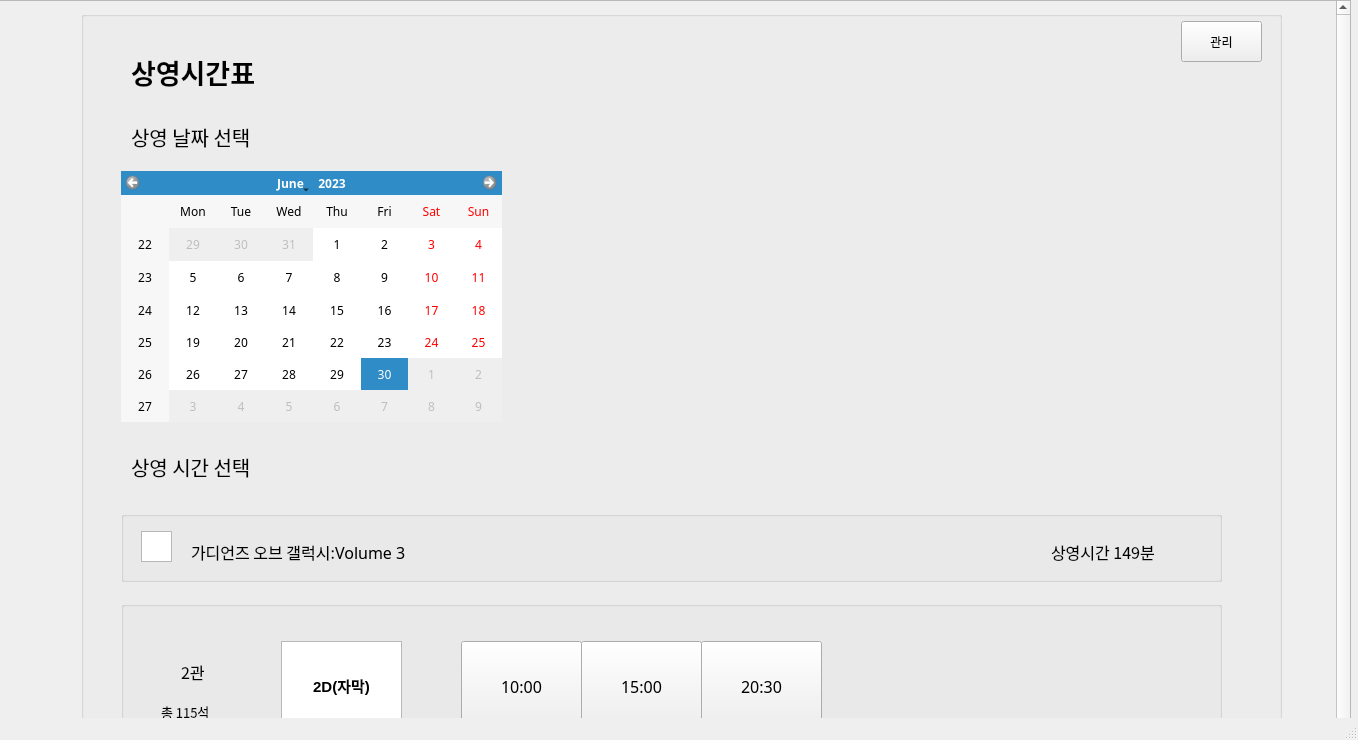
<?xml version="1.0" encoding="UTF-8"?>
<ui version="4.0">
 <class>MainWindow</class>
 <widget class="QMainWindow" name="MainWindow">
  <property name="geometry">
   <rect>
    <x>0</x>
    <y>0</y>
    <width>1358</width>
    <height>740</height>
   </rect>
  </property>
  <property name="windowTitle">
   <string>MainWindow</string>
  </property>
  <widget class="QWidget" name="centralwidget">
   <widget class="QScrollArea" name="scrollArea">
    <property name="geometry">
     <rect>
      <x>-10</x>
      <y>0</y>
      <width>1361</width>
      <height>2461</height>
     </rect>
    </property>
    <property name="verticalScrollBarPolicy">
     <enum>Qt::ScrollBarAlwaysOn</enum>
    </property>
    <property name="sizeAdjustPolicy">
     <enum>QAbstractScrollArea::AdjustToContents</enum>
    </property>
    <property name="widgetResizable">
     <bool>true</bool>
    </property>
    <widget class="QWidget" name="scrollAreaWidgetContents">
     <property name="geometry">
      <rect>
       <x>0</x>
       <y>0</y>
       <width>1338</width>
       <height>2459</height>
      </rect>
     </property>
     <widget class="QGroupBox" name="groupBox">
      <property name="enabled">
       <bool>true</bool>
      </property>
      <property name="geometry">
       <rect>
        <x>90</x>
        <y>10</y>
        <width>1201</width>
        <height>2421</height>
       </rect>
      </property>
      <property name="sizePolicy">
       <sizepolicy hsizetype="Preferred" vsizetype="Expanding">
        <horstretch>0</horstretch>
        <verstretch>0</verstretch>
       </sizepolicy>
      </property>
      <property name="mouseTracking">
       <bool>false</bool>
      </property>
      <property name="acceptDrops">
       <bool>false</bool>
      </property>
      <property name="title">
       <string/>
      </property>
      <widget class="QLabel" name="label">
       <property name="enabled">
        <bool>true</bool>
       </property>
       <property name="geometry">
        <rect>
         <x>50</x>
         <y>40</y>
         <width>171</width>
         <height>41</height>
        </rect>
       </property>
       <property name="font">
        <font>
         <family>한컴산뜻돋움</family>
         <pointsize>20</pointsize>
         <weight>75</weight>
         <bold>true</bold>
        </font>
       </property>
       <property name="text">
        <string>상영시간표</string>
       </property>
      </widget>
      <widget class="QCalendarWidget" name="calendarWidget">
       <property name="geometry">
        <rect>
         <x>40</x>
         <y>160</y>
         <width>381</width>
         <height>251</height>
        </rect>
       </property>
       <property name="font">
        <font>
         <family>한컴산뜻돋움</family>
         <pointsize>9</pointsize>
        </font>
       </property>
       <property name="minimumDate">
        <date>
         <year>2023</year>
         <month>6</month>
         <day>1</day>
        </date>
       </property>
       <property name="maximumDate">
        <date>
         <year>2023</year>
         <month>6</month>
         <day>30</day>
        </date>
       </property>
      </widget>
      <widget class="QLabel" name="label_2">
       <property name="geometry">
        <rect>
         <x>50</x>
         <y>110</y>
         <width>161</width>
         <height>31</height>
        </rect>
       </property>
       <property name="font">
        <font>
         <family>한컴산뜻돋움</family>
         <pointsize>15</pointsize>
         <weight>50</weight>
         <bold>false</bold>
        </font>
       </property>
       <property name="text">
        <string>상영 날짜 선택</string>
       </property>
      </widget>
      <widget class="QLabel" name="label_3">
       <property name="geometry">
        <rect>
         <x>50</x>
         <y>440</y>
         <width>161</width>
         <height>31</height>
        </rect>
       </property>
       <property name="font">
        <font>
         <family>한컴산뜻돋움</family>
         <pointsize>15</pointsize>
         <weight>50</weight>
         <bold>false</bold>
        </font>
       </property>
       <property name="text">
        <string>상영 시간 선택</string>
       </property>
      </widget>
      <widget class="QGroupBox" name="Name_Guardians_of_the_Galaxy3">
       <property name="geometry">
        <rect>
         <x>40</x>
         <y>500</y>
         <width>1101</width>
         <height>71</height>
        </rect>
       </property>
       <property name="title">
        <string/>
       </property>
       <widget class="QLabel" name="label_4">
        <property name="geometry">
         <rect>
          <x>70</x>
          <y>30</y>
          <width>281</width>
          <height>21</height>
         </rect>
        </property>
        <property name="font">
         <font>
          <family>한컴산뜻돋움</family>
          <pointsize>12</pointsize>
         </font>
        </property>
        <property name="text">
         <string>가디언즈 오브 갤럭시:Volume 3</string>
        </property>
       </widget>
       <widget class="QGraphicsView" name="graphicsView">
        <property name="geometry">
         <rect>
          <x>20</x>
          <y>20</y>
          <width>31</width>
          <height>31</height>
         </rect>
        </property>
       </widget>
       <widget class="QLabel" name="label_5">
        <property name="geometry">
         <rect>
          <x>930</x>
          <y>30</y>
          <width>141</width>
          <height>21</height>
         </rect>
        </property>
        <property name="font">
         <font>
          <family>한컴산뜻돋움</family>
          <pointsize>12</pointsize>
         </font>
        </property>
        <property name="text">
         <string>상영시간 149분</string>
        </property>
       </widget>
      </widget>
      <widget class="QGroupBox" name="Name_John_Wick_4">
       <property name="geometry">
        <rect>
         <x>40</x>
         <y>950</y>
         <width>1101</width>
         <height>71</height>
        </rect>
       </property>
       <property name="title">
        <string/>
       </property>
       <widget class="QLabel" name="label_8">
        <property name="geometry">
         <rect>
          <x>70</x>
          <y>30</y>
          <width>281</width>
          <height>21</height>
         </rect>
        </property>
        <property name="font">
         <font>
          <family>한컴산뜻돋움</family>
          <pointsize>12</pointsize>
         </font>
        </property>
        <property name="text">
         <string>존 윅4 </string>
        </property>
       </widget>
       <widget class="QGraphicsView" name="graphicsView_3">
        <property name="geometry">
         <rect>
          <x>20</x>
          <y>20</y>
          <width>31</width>
          <height>31</height>
         </rect>
        </property>
       </widget>
       <widget class="QLabel" name="label_9">
        <property name="geometry">
         <rect>
          <x>930</x>
          <y>30</y>
          <width>141</width>
          <height>21</height>
         </rect>
        </property>
        <property name="font">
         <font>
          <family>한컴산뜻돋움</family>
          <pointsize>12</pointsize>
         </font>
        </property>
        <property name="text">
         <string>상영시간 169분</string>
        </property>
       </widget>
      </widget>
      <widget class="QGroupBox" name="Name_Suzume">
       <property name="geometry">
        <rect>
         <x>40</x>
         <y>1400</y>
         <width>1101</width>
         <height>71</height>
        </rect>
       </property>
       <property name="title">
        <string/>
       </property>
       <widget class="QLabel" name="label_10">
        <property name="geometry">
         <rect>
          <x>70</x>
          <y>30</y>
          <width>281</width>
          <height>21</height>
         </rect>
        </property>
        <property name="font">
         <font>
          <family>한컴산뜻돋움</family>
          <pointsize>12</pointsize>
         </font>
        </property>
        <property name="text">
         <string>(자막) 스즈메의 문단속</string>
        </property>
       </widget>
       <widget class="QGraphicsView" name="graphicsView_4">
        <property name="geometry">
         <rect>
          <x>20</x>
          <y>20</y>
          <width>31</width>
          <height>31</height>
         </rect>
        </property>
       </widget>
       <widget class="QLabel" name="label_11">
        <property name="geometry">
         <rect>
          <x>930</x>
          <y>30</y>
          <width>141</width>
          <height>21</height>
         </rect>
        </property>
        <property name="font">
         <font>
          <family>한컴산뜻돋움</family>
          <pointsize>12</pointsize>
         </font>
        </property>
        <property name="text">
         <string>상영시간 122분</string>
        </property>
       </widget>
      </widget>
      <widget class="QGroupBox" name="Name_Exorcist">
       <property name="geometry">
        <rect>
         <x>40</x>
         <y>1690</y>
         <width>1101</width>
         <height>71</height>
        </rect>
       </property>
       <property name="title">
        <string/>
       </property>
       <widget class="QLabel" name="label_12">
        <property name="geometry">
         <rect>
          <x>70</x>
          <y>30</y>
          <width>281</width>
          <height>21</height>
         </rect>
        </property>
        <property name="font">
         <font>
          <family>한컴산뜻돋움</family>
          <pointsize>12</pointsize>
         </font>
        </property>
        <property name="text">
         <string>엑소시스트: 더 바티칸</string>
        </property>
       </widget>
       <widget class="QGraphicsView" name="graphicsView_5">
        <property name="geometry">
         <rect>
          <x>20</x>
          <y>20</y>
          <width>31</width>
          <height>31</height>
         </rect>
        </property>
       </widget>
       <widget class="QLabel" name="label_13">
        <property name="geometry">
         <rect>
          <x>930</x>
          <y>30</y>
          <width>141</width>
          <height>21</height>
         </rect>
        </property>
        <property name="font">
         <font>
          <family>한컴산뜻돋움</family>
          <pointsize>12</pointsize>
         </font>
        </property>
        <property name="text">
         <string>상영시간 103분</string>
        </property>
       </widget>
      </widget>
      <widget class="QGroupBox" name="Name_Lala_Land">
       <property name="geometry">
        <rect>
         <x>40</x>
         <y>2140</y>
         <width>1101</width>
         <height>71</height>
        </rect>
       </property>
       <property name="title">
        <string/>
       </property>
       <widget class="QLabel" name="label_14">
        <property name="geometry">
         <rect>
          <x>70</x>
          <y>30</y>
          <width>281</width>
          <height>21</height>
         </rect>
        </property>
        <property name="font">
         <font>
          <family>한컴산뜻돋움</family>
          <pointsize>12</pointsize>
         </font>
        </property>
        <property name="text">
         <string>라라랜드</string>
        </property>
       </widget>
       <widget class="QGraphicsView" name="graphicsView_6">
        <property name="geometry">
         <rect>
          <x>20</x>
          <y>20</y>
          <width>31</width>
          <height>31</height>
         </rect>
        </property>
       </widget>
       <widget class="QLabel" name="label_15">
        <property name="geometry">
         <rect>
          <x>930</x>
          <y>30</y>
          <width>141</width>
          <height>21</height>
         </rect>
        </property>
        <property name="font">
         <font>
          <family>한컴산뜻돋움</family>
          <pointsize>12</pointsize>
         </font>
        </property>
        <property name="text">
         <string>상영시간 128분</string>
        </property>
       </widget>
      </widget>
      <widget class="QGroupBox" name="Lala_Land">
       <property name="geometry">
        <rect>
         <x>40</x>
         <y>2230</y>
         <width>1101</width>
         <height>171</height>
        </rect>
       </property>
       <property name="title">
        <string/>
       </property>
       <widget class="QLabel" name="label_22">
        <property name="geometry">
         <rect>
          <x>60</x>
          <y>60</y>
          <width>31</width>
          <height>21</height>
         </rect>
        </property>
        <property name="font">
         <font>
          <family>한컴산뜻돋움</family>
          <pointsize>12</pointsize>
         </font>
        </property>
        <property name="text">
         <string>3관</string>
        </property>
       </widget>
       <widget class="QLabel" name="label_23">
        <property name="geometry">
         <rect>
          <x>40</x>
          <y>100</y>
          <width>71</width>
          <height>21</height>
         </rect>
        </property>
        <property name="font">
         <font>
          <family>한컴산뜻돋움</family>
          <pointsize>10</pointsize>
         </font>
        </property>
        <property name="text">
         <string>총 105석</string>
        </property>
       </widget>
       <widget class="QTextBrowser" name="textBrowser_4">
        <property name="geometry">
         <rect>
          <x>160</x>
          <y>40</y>
          <width>121</width>
          <height>91</height>
         </rect>
        </property>
        <property name="html">
         <string>&lt;!DOCTYPE HTML PUBLIC &quot;-//W3C//DTD HTML 4.0//EN&quot; &quot;http://www.w3.org/TR/REC-html40/strict.dtd&quot;&gt;
&lt;html&gt;&lt;head&gt;&lt;meta name=&quot;qrichtext&quot; content=&quot;1&quot; /&gt;&lt;style type=&quot;text/css&quot;&gt;
p, li { white-space: pre-wrap; }
&lt;/style&gt;&lt;/head&gt;&lt;body style=&quot; font-family:'Gulim'; font-size:9pt; font-weight:400; font-style:normal;&quot;&gt;
&lt;p align=&quot;center&quot; dir='rtl' style=&quot;-qt-paragraph-type:empty; margin-top:0px; margin-bottom:0px; margin-left:0px; margin-right:0px; -qt-block-indent:0; text-indent:0px;&quot;&gt;&lt;br /&gt;&lt;/p&gt;
&lt;p align=&quot;center&quot; dir='rtl' style=&quot;-qt-paragraph-type:empty; margin-top:0px; margin-bottom:0px; margin-left:0px; margin-right:0px; -qt-block-indent:0; text-indent:0px;&quot;&gt;&lt;br /&gt;&lt;/p&gt;
&lt;p align=&quot;center&quot; dir='rtl' style=&quot; margin-top:0px; margin-bottom:0px; margin-left:0px; margin-right:0px; -qt-block-indent:0; text-indent:0px;&quot;&gt;&lt;span style=&quot; font-size:11pt; font-weight:600;&quot;&gt;2D(자막)&lt;/span&gt;&lt;/p&gt;&lt;/body&gt;&lt;/html&gt;</string>
        </property>
       </widget>
       <widget class="QToolButton" name="Time11">
        <property name="geometry">
         <rect>
          <x>330</x>
          <y>40</y>
          <width>121</width>
          <height>91</height>
         </rect>
        </property>
        <property name="font">
         <font>
          <family>한컴산뜻돋움</family>
          <pointsize>12</pointsize>
         </font>
        </property>
        <property name="text">
         <string>09:45</string>
        </property>
       </widget>
       <widget class="QToolButton" name="Time12">
        <property name="geometry">
         <rect>
          <x>450</x>
          <y>40</y>
          <width>121</width>
          <height>91</height>
         </rect>
        </property>
        <property name="font">
         <font>
          <family>한컴산뜻돋움</family>
          <pointsize>12</pointsize>
         </font>
        </property>
        <property name="text">
         <string>20:50</string>
        </property>
       </widget>
      </widget>
      <widget class="QGroupBox" name="Exorcist">
       <property name="geometry">
        <rect>
         <x>40</x>
         <y>1780</y>
         <width>1101</width>
         <height>331</height>
        </rect>
       </property>
       <property name="title">
        <string/>
       </property>
       <widget class="QLabel" name="label_28">
        <property name="geometry">
         <rect>
          <x>60</x>
          <y>60</y>
          <width>31</width>
          <height>21</height>
         </rect>
        </property>
        <property name="font">
         <font>
          <family>한컴산뜻돋움</family>
          <pointsize>12</pointsize>
         </font>
        </property>
        <property name="text">
         <string>1관</string>
        </property>
       </widget>
       <widget class="QLabel" name="label_29">
        <property name="geometry">
         <rect>
          <x>40</x>
          <y>100</y>
          <width>71</width>
          <height>21</height>
         </rect>
        </property>
        <property name="font">
         <font>
          <family>한컴산뜻돋움</family>
          <pointsize>10</pointsize>
         </font>
        </property>
        <property name="text">
         <string>총 137석</string>
        </property>
       </widget>
       <widget class="Line" name="line_3">
        <property name="geometry">
         <rect>
          <x>20</x>
          <y>160</y>
          <width>1051</width>
          <height>16</height>
         </rect>
        </property>
        <property name="orientation">
         <enum>Qt::Horizontal</enum>
        </property>
       </widget>
       <widget class="QLabel" name="label_30">
        <property name="geometry">
         <rect>
          <x>60</x>
          <y>220</y>
          <width>31</width>
          <height>21</height>
         </rect>
        </property>
        <property name="font">
         <font>
          <family>한컴산뜻돋움</family>
          <pointsize>12</pointsize>
         </font>
        </property>
        <property name="text">
         <string>3관</string>
        </property>
       </widget>
       <widget class="QLabel" name="label_31">
        <property name="geometry">
         <rect>
          <x>40</x>
          <y>260</y>
          <width>71</width>
          <height>21</height>
         </rect>
        </property>
        <property name="font">
         <font>
          <family>한컴산뜻돋움</family>
          <pointsize>10</pointsize>
         </font>
        </property>
        <property name="text">
         <string>총 105석</string>
        </property>
       </widget>
       <widget class="QTextBrowser" name="textBrowser_7">
        <property name="geometry">
         <rect>
          <x>160</x>
          <y>40</y>
          <width>121</width>
          <height>91</height>
         </rect>
        </property>
        <property name="html">
         <string>&lt;!DOCTYPE HTML PUBLIC &quot;-//W3C//DTD HTML 4.0//EN&quot; &quot;http://www.w3.org/TR/REC-html40/strict.dtd&quot;&gt;
&lt;html&gt;&lt;head&gt;&lt;meta name=&quot;qrichtext&quot; content=&quot;1&quot; /&gt;&lt;style type=&quot;text/css&quot;&gt;
p, li { white-space: pre-wrap; }
&lt;/style&gt;&lt;/head&gt;&lt;body style=&quot; font-family:'Gulim'; font-size:9pt; font-weight:400; font-style:normal;&quot;&gt;
&lt;p align=&quot;center&quot; dir='rtl' style=&quot;-qt-paragraph-type:empty; margin-top:0px; margin-bottom:0px; margin-left:0px; margin-right:0px; -qt-block-indent:0; text-indent:0px;&quot;&gt;&lt;br /&gt;&lt;/p&gt;
&lt;p align=&quot;center&quot; dir='rtl' style=&quot;-qt-paragraph-type:empty; margin-top:0px; margin-bottom:0px; margin-left:0px; margin-right:0px; -qt-block-indent:0; text-indent:0px;&quot;&gt;&lt;br /&gt;&lt;/p&gt;
&lt;p align=&quot;center&quot; dir='rtl' style=&quot; margin-top:0px; margin-bottom:0px; margin-left:0px; margin-right:0px; -qt-block-indent:0; text-indent:0px;&quot;&gt;&lt;span style=&quot; font-size:11pt; font-weight:600;&quot;&gt;2D(자막)&lt;/span&gt;&lt;/p&gt;&lt;/body&gt;&lt;/html&gt;</string>
        </property>
       </widget>
       <widget class="QTextBrowser" name="textBrowser_8">
        <property name="geometry">
         <rect>
          <x>160</x>
          <y>210</y>
          <width>121</width>
          <height>91</height>
         </rect>
        </property>
        <property name="html">
         <string>&lt;!DOCTYPE HTML PUBLIC &quot;-//W3C//DTD HTML 4.0//EN&quot; &quot;http://www.w3.org/TR/REC-html40/strict.dtd&quot;&gt;
&lt;html&gt;&lt;head&gt;&lt;meta name=&quot;qrichtext&quot; content=&quot;1&quot; /&gt;&lt;style type=&quot;text/css&quot;&gt;
p, li { white-space: pre-wrap; }
&lt;/style&gt;&lt;/head&gt;&lt;body style=&quot; font-family:'Gulim'; font-size:9pt; font-weight:400; font-style:normal;&quot;&gt;
&lt;p align=&quot;center&quot; dir='rtl' style=&quot;-qt-paragraph-type:empty; margin-top:0px; margin-bottom:0px; margin-left:0px; margin-right:0px; -qt-block-indent:0; text-indent:0px;&quot;&gt;&lt;br /&gt;&lt;/p&gt;
&lt;p align=&quot;center&quot; dir='rtl' style=&quot;-qt-paragraph-type:empty; margin-top:0px; margin-bottom:0px; margin-left:0px; margin-right:0px; -qt-block-indent:0; text-indent:0px;&quot;&gt;&lt;br /&gt;&lt;/p&gt;
&lt;p align=&quot;center&quot; dir='rtl' style=&quot; margin-top:0px; margin-bottom:0px; margin-left:0px; margin-right:0px; -qt-block-indent:0; text-indent:0px;&quot;&gt;&lt;span style=&quot; font-size:11pt; font-weight:600;&quot;&gt;2D(자막)&lt;/span&gt;&lt;/p&gt;&lt;/body&gt;&lt;/html&gt;</string>
        </property>
       </widget>
       <widget class="QToolButton" name="Time9">
        <property name="geometry">
         <rect>
          <x>330</x>
          <y>40</y>
          <width>121</width>
          <height>91</height>
         </rect>
        </property>
        <property name="font">
         <font>
          <family>한컴산뜻돋움</family>
          <pointsize>12</pointsize>
         </font>
        </property>
        <property name="text">
         <string>10:05</string>
        </property>
       </widget>
       <widget class="QToolButton" name="Time10">
        <property name="geometry">
         <rect>
          <x>330</x>
          <y>210</y>
          <width>121</width>
          <height>91</height>
         </rect>
        </property>
        <property name="font">
         <font>
          <family>한컴산뜻돋움</family>
          <pointsize>12</pointsize>
         </font>
        </property>
        <property name="text">
         <string>15:40</string>
        </property>
       </widget>
      </widget>
      <widget class="QGroupBox" name="Suzume">
       <property name="geometry">
        <rect>
         <x>40</x>
         <y>1490</y>
         <width>1101</width>
         <height>171</height>
        </rect>
       </property>
       <property name="title">
        <string/>
       </property>
       <widget class="QLabel" name="label_16">
        <property name="geometry">
         <rect>
          <x>60</x>
          <y>60</y>
          <width>31</width>
          <height>21</height>
         </rect>
        </property>
        <property name="font">
         <font>
          <family>한컴산뜻돋움</family>
          <pointsize>12</pointsize>
         </font>
        </property>
        <property name="text">
         <string>2관</string>
        </property>
       </widget>
       <widget class="QLabel" name="label_17">
        <property name="geometry">
         <rect>
          <x>40</x>
          <y>100</y>
          <width>71</width>
          <height>21</height>
         </rect>
        </property>
        <property name="font">
         <font>
          <family>한컴산뜻돋움</family>
          <pointsize>10</pointsize>
         </font>
        </property>
        <property name="text">
         <string>총 115석</string>
        </property>
       </widget>
       <widget class="QTextBrowser" name="textBrowser">
        <property name="geometry">
         <rect>
          <x>160</x>
          <y>40</y>
          <width>121</width>
          <height>91</height>
         </rect>
        </property>
        <property name="html">
         <string>&lt;!DOCTYPE HTML PUBLIC &quot;-//W3C//DTD HTML 4.0//EN&quot; &quot;http://www.w3.org/TR/REC-html40/strict.dtd&quot;&gt;
&lt;html&gt;&lt;head&gt;&lt;meta name=&quot;qrichtext&quot; content=&quot;1&quot; /&gt;&lt;style type=&quot;text/css&quot;&gt;
p, li { white-space: pre-wrap; }
&lt;/style&gt;&lt;/head&gt;&lt;body style=&quot; font-family:'Gulim'; font-size:9pt; font-weight:400; font-style:normal;&quot;&gt;
&lt;p align=&quot;center&quot; dir='rtl' style=&quot;-qt-paragraph-type:empty; margin-top:0px; margin-bottom:0px; margin-left:0px; margin-right:0px; -qt-block-indent:0; text-indent:0px;&quot;&gt;&lt;br /&gt;&lt;/p&gt;
&lt;p align=&quot;center&quot; dir='rtl' style=&quot;-qt-paragraph-type:empty; margin-top:0px; margin-bottom:0px; margin-left:0px; margin-right:0px; -qt-block-indent:0; text-indent:0px;&quot;&gt;&lt;br /&gt;&lt;/p&gt;
&lt;p align=&quot;center&quot; dir='rtl' style=&quot; margin-top:0px; margin-bottom:0px; margin-left:0px; margin-right:0px; -qt-block-indent:0; text-indent:0px;&quot;&gt;&lt;span style=&quot; font-size:11pt; font-weight:600;&quot;&gt;2D(자막)&lt;/span&gt;&lt;/p&gt;&lt;/body&gt;&lt;/html&gt;</string>
        </property>
       </widget>
       <widget class="QToolButton" name="Time8">
        <property name="geometry">
         <rect>
          <x>340</x>
          <y>40</y>
          <width>121</width>
          <height>91</height>
         </rect>
        </property>
        <property name="font">
         <font>
          <family>한컴산뜻돋움</family>
          <pointsize>12</pointsize>
         </font>
        </property>
        <property name="text">
         <string>18:00</string>
        </property>
       </widget>
      </widget>
      <widget class="QGroupBox" name="John_Wick_4">
       <property name="geometry">
        <rect>
         <x>40</x>
         <y>1040</y>
         <width>1101</width>
         <height>331</height>
        </rect>
       </property>
       <property name="title">
        <string/>
       </property>
       <widget class="QLabel" name="label_24">
        <property name="geometry">
         <rect>
          <x>60</x>
          <y>60</y>
          <width>31</width>
          <height>21</height>
         </rect>
        </property>
        <property name="font">
         <font>
          <family>한컴산뜻돋움</family>
          <pointsize>12</pointsize>
         </font>
        </property>
        <property name="text">
         <string>2관</string>
        </property>
       </widget>
       <widget class="QLabel" name="label_25">
        <property name="geometry">
         <rect>
          <x>40</x>
          <y>100</y>
          <width>71</width>
          <height>21</height>
         </rect>
        </property>
        <property name="font">
         <font>
          <family>한컴산뜻돋움</family>
          <pointsize>10</pointsize>
         </font>
        </property>
        <property name="text">
         <string>총 115석</string>
        </property>
       </widget>
       <widget class="Line" name="line_2">
        <property name="geometry">
         <rect>
          <x>30</x>
          <y>160</y>
          <width>1051</width>
          <height>16</height>
         </rect>
        </property>
        <property name="orientation">
         <enum>Qt::Horizontal</enum>
        </property>
       </widget>
       <widget class="QLabel" name="label_26">
        <property name="geometry">
         <rect>
          <x>60</x>
          <y>220</y>
          <width>31</width>
          <height>21</height>
         </rect>
        </property>
        <property name="font">
         <font>
          <family>한컴산뜻돋움</family>
          <pointsize>12</pointsize>
         </font>
        </property>
        <property name="text">
         <string>5관</string>
        </property>
       </widget>
       <widget class="QLabel" name="label_27">
        <property name="geometry">
         <rect>
          <x>40</x>
          <y>260</y>
          <width>71</width>
          <height>21</height>
         </rect>
        </property>
        <property name="font">
         <font>
          <family>한컴산뜻돋움</family>
          <pointsize>10</pointsize>
         </font>
        </property>
        <property name="text">
         <string>총 173석</string>
        </property>
       </widget>
       <widget class="QTextBrowser" name="textBrowser_5">
        <property name="geometry">
         <rect>
          <x>160</x>
          <y>40</y>
          <width>121</width>
          <height>91</height>
         </rect>
        </property>
        <property name="html">
         <string>&lt;!DOCTYPE HTML PUBLIC &quot;-//W3C//DTD HTML 4.0//EN&quot; &quot;http://www.w3.org/TR/REC-html40/strict.dtd&quot;&gt;
&lt;html&gt;&lt;head&gt;&lt;meta name=&quot;qrichtext&quot; content=&quot;1&quot; /&gt;&lt;style type=&quot;text/css&quot;&gt;
p, li { white-space: pre-wrap; }
&lt;/style&gt;&lt;/head&gt;&lt;body style=&quot; font-family:'Gulim'; font-size:9pt; font-weight:400; font-style:normal;&quot;&gt;
&lt;p align=&quot;center&quot; dir='rtl' style=&quot;-qt-paragraph-type:empty; margin-top:0px; margin-bottom:0px; margin-left:0px; margin-right:0px; -qt-block-indent:0; text-indent:0px;&quot;&gt;&lt;br /&gt;&lt;/p&gt;
&lt;p align=&quot;center&quot; dir='rtl' style=&quot;-qt-paragraph-type:empty; margin-top:0px; margin-bottom:0px; margin-left:0px; margin-right:0px; -qt-block-indent:0; text-indent:0px;&quot;&gt;&lt;br /&gt;&lt;/p&gt;
&lt;p align=&quot;center&quot; dir='rtl' style=&quot; margin-top:0px; margin-bottom:0px; margin-left:0px; margin-right:0px; -qt-block-indent:0; text-indent:0px;&quot;&gt;&lt;span style=&quot; font-size:11pt; font-weight:600;&quot;&gt;2D(자막)&lt;/span&gt;&lt;/p&gt;&lt;/body&gt;&lt;/html&gt;</string>
        </property>
       </widget>
       <widget class="QTextBrowser" name="textBrowser_6">
        <property name="geometry">
         <rect>
          <x>160</x>
          <y>200</y>
          <width>121</width>
          <height>91</height>
         </rect>
        </property>
        <property name="html">
         <string>&lt;!DOCTYPE HTML PUBLIC &quot;-//W3C//DTD HTML 4.0//EN&quot; &quot;http://www.w3.org/TR/REC-html40/strict.dtd&quot;&gt;
&lt;html&gt;&lt;head&gt;&lt;meta name=&quot;qrichtext&quot; content=&quot;1&quot; /&gt;&lt;style type=&quot;text/css&quot;&gt;
p, li { white-space: pre-wrap; }
&lt;/style&gt;&lt;/head&gt;&lt;body style=&quot; font-family:'Gulim'; font-size:9pt; font-weight:400; font-style:normal;&quot;&gt;
&lt;p align=&quot;center&quot; dir='rtl' style=&quot;-qt-paragraph-type:empty; margin-top:0px; margin-bottom:0px; margin-left:0px; margin-right:0px; -qt-block-indent:0; text-indent:0px;&quot;&gt;&lt;br /&gt;&lt;/p&gt;
&lt;p align=&quot;center&quot; dir='rtl' style=&quot;-qt-paragraph-type:empty; margin-top:0px; margin-bottom:0px; margin-left:0px; margin-right:0px; -qt-block-indent:0; text-indent:0px;&quot;&gt;&lt;br /&gt;&lt;/p&gt;
&lt;p align=&quot;center&quot; dir='rtl' style=&quot; margin-top:0px; margin-bottom:0px; margin-left:0px; margin-right:0px; -qt-block-indent:0; text-indent:0px;&quot;&gt;&lt;span style=&quot; font-size:11pt; font-weight:600;&quot;&gt;2D(자막)&lt;/span&gt;&lt;/p&gt;&lt;/body&gt;&lt;/html&gt;</string>
        </property>
       </widget>
       <widget class="QToolButton" name="Time6">
        <property name="geometry">
         <rect>
          <x>340</x>
          <y>40</y>
          <width>121</width>
          <height>91</height>
         </rect>
        </property>
        <property name="font">
         <font>
          <family>한컴산뜻돋움</family>
          <pointsize>12</pointsize>
         </font>
        </property>
        <property name="text">
         <string>13:00</string>
        </property>
       </widget>
       <widget class="QToolButton" name="Time7">
        <property name="geometry">
         <rect>
          <x>340</x>
          <y>210</y>
          <width>121</width>
          <height>91</height>
         </rect>
        </property>
        <property name="font">
         <font>
          <family>한컴산뜻돋움</family>
          <pointsize>12</pointsize>
         </font>
        </property>
        <property name="text">
         <string>10:30</string>
        </property>
       </widget>
      </widget>
      <widget class="QGroupBox" name="Guardians_of_the_Galaxy3">
       <property name="geometry">
        <rect>
         <x>40</x>
         <y>590</y>
         <width>1101</width>
         <height>331</height>
        </rect>
       </property>
       <widget class="QLabel" name="label_18">
        <property name="geometry">
         <rect>
          <x>60</x>
          <y>60</y>
          <width>31</width>
          <height>21</height>
         </rect>
        </property>
        <property name="font">
         <font>
          <family>한컴산뜻돋움</family>
          <pointsize>12</pointsize>
         </font>
        </property>
        <property name="text">
         <string>2관</string>
        </property>
       </widget>
       <widget class="QLabel" name="label_19">
        <property name="geometry">
         <rect>
          <x>40</x>
          <y>100</y>
          <width>71</width>
          <height>21</height>
         </rect>
        </property>
        <property name="font">
         <font>
          <family>한컴산뜻돋움</family>
          <pointsize>10</pointsize>
         </font>
        </property>
        <property name="text">
         <string>총 115석</string>
        </property>
       </widget>
       <widget class="Line" name="line">
        <property name="geometry">
         <rect>
          <x>30</x>
          <y>160</y>
          <width>1051</width>
          <height>16</height>
         </rect>
        </property>
        <property name="orientation">
         <enum>Qt::Horizontal</enum>
        </property>
       </widget>
       <widget class="QLabel" name="label_20">
        <property name="geometry">
         <rect>
          <x>60</x>
          <y>210</y>
          <width>31</width>
          <height>21</height>
         </rect>
        </property>
        <property name="font">
         <font>
          <family>한컴산뜻돋움</family>
          <pointsize>12</pointsize>
         </font>
        </property>
        <property name="text">
         <string>3관</string>
        </property>
       </widget>
       <widget class="QLabel" name="label_21">
        <property name="geometry">
         <rect>
          <x>40</x>
          <y>250</y>
          <width>71</width>
          <height>21</height>
         </rect>
        </property>
        <property name="font">
         <font>
          <family>한컴산뜻돋움</family>
          <pointsize>10</pointsize>
         </font>
        </property>
        <property name="text">
         <string>총 105석</string>
        </property>
       </widget>
       <widget class="QTextBrowser" name="textBrowser_2">
        <property name="geometry">
         <rect>
          <x>160</x>
          <y>40</y>
          <width>121</width>
          <height>91</height>
         </rect>
        </property>
        <property name="html">
         <string>&lt;!DOCTYPE HTML PUBLIC &quot;-//W3C//DTD HTML 4.0//EN&quot; &quot;http://www.w3.org/TR/REC-html40/strict.dtd&quot;&gt;
&lt;html&gt;&lt;head&gt;&lt;meta name=&quot;qrichtext&quot; content=&quot;1&quot; /&gt;&lt;style type=&quot;text/css&quot;&gt;
p, li { white-space: pre-wrap; }
&lt;/style&gt;&lt;/head&gt;&lt;body style=&quot; font-family:'Gulim'; font-size:9pt; font-weight:400; font-style:normal;&quot;&gt;
&lt;p align=&quot;center&quot; dir='rtl' style=&quot;-qt-paragraph-type:empty; margin-top:0px; margin-bottom:0px; margin-left:0px; margin-right:0px; -qt-block-indent:0; text-indent:0px;&quot;&gt;&lt;br /&gt;&lt;/p&gt;
&lt;p align=&quot;center&quot; dir='rtl' style=&quot;-qt-paragraph-type:empty; margin-top:0px; margin-bottom:0px; margin-left:0px; margin-right:0px; -qt-block-indent:0; text-indent:0px;&quot;&gt;&lt;br /&gt;&lt;/p&gt;
&lt;p align=&quot;center&quot; dir='rtl' style=&quot; margin-top:0px; margin-bottom:0px; margin-left:0px; margin-right:0px; -qt-block-indent:0; text-indent:0px;&quot;&gt;&lt;span style=&quot; font-size:11pt; font-weight:600;&quot;&gt;2D(자막)&lt;/span&gt;&lt;/p&gt;&lt;/body&gt;&lt;/html&gt;</string>
        </property>
       </widget>
       <widget class="QTextBrowser" name="textBrowser_3">
        <property name="geometry">
         <rect>
          <x>160</x>
          <y>200</y>
          <width>121</width>
          <height>91</height>
         </rect>
        </property>
        <property name="html">
         <string>&lt;!DOCTYPE HTML PUBLIC &quot;-//W3C//DTD HTML 4.0//EN&quot; &quot;http://www.w3.org/TR/REC-html40/strict.dtd&quot;&gt;
&lt;html&gt;&lt;head&gt;&lt;meta name=&quot;qrichtext&quot; content=&quot;1&quot; /&gt;&lt;style type=&quot;text/css&quot;&gt;
p, li { white-space: pre-wrap; }
&lt;/style&gt;&lt;/head&gt;&lt;body style=&quot; font-family:'Gulim'; font-size:9pt; font-weight:400; font-style:normal;&quot;&gt;
&lt;p align=&quot;center&quot; dir='rtl' style=&quot;-qt-paragraph-type:empty; margin-top:0px; margin-bottom:0px; margin-left:0px; margin-right:0px; -qt-block-indent:0; text-indent:0px;&quot;&gt;&lt;br /&gt;&lt;/p&gt;
&lt;p align=&quot;center&quot; dir='rtl' style=&quot;-qt-paragraph-type:empty; margin-top:0px; margin-bottom:0px; margin-left:0px; margin-right:0px; -qt-block-indent:0; text-indent:0px;&quot;&gt;&lt;br /&gt;&lt;/p&gt;
&lt;p align=&quot;center&quot; dir='rtl' style=&quot; margin-top:0px; margin-bottom:0px; margin-left:0px; margin-right:0px; -qt-block-indent:0; text-indent:0px;&quot;&gt;&lt;span style=&quot; font-size:11pt; font-weight:600;&quot;&gt;2D(자막)&lt;/span&gt;&lt;/p&gt;&lt;/body&gt;&lt;/html&gt;</string>
        </property>
       </widget>
       <widget class="QToolButton" name="Time1">
        <property name="geometry">
         <rect>
          <x>340</x>
          <y>40</y>
          <width>121</width>
          <height>91</height>
         </rect>
        </property>
        <property name="font">
         <font>
          <family>한컴산뜻돋움</family>
          <pointsize>12</pointsize>
         </font>
        </property>
        <property name="text">
         <string>10:00</string>
        </property>
       </widget>
       <widget class="QToolButton" name="Time2">
        <property name="geometry">
         <rect>
          <x>460</x>
          <y>40</y>
          <width>121</width>
          <height>91</height>
         </rect>
        </property>
        <property name="font">
         <font>
          <family>한컴산뜻돋움</family>
          <pointsize>12</pointsize>
         </font>
        </property>
        <property name="text">
         <string>15:00</string>
        </property>
       </widget>
       <widget class="QToolButton" name="Time3">
        <property name="geometry">
         <rect>
          <x>580</x>
          <y>40</y>
          <width>121</width>
          <height>91</height>
         </rect>
        </property>
        <property name="font">
         <font>
          <family>한컴산뜻돋움</family>
          <pointsize>12</pointsize>
         </font>
        </property>
        <property name="text">
         <string>20:30</string>
        </property>
       </widget>
       <widget class="QToolButton" name="Time4">
        <property name="geometry">
         <rect>
          <x>340</x>
          <y>200</y>
          <width>121</width>
          <height>91</height>
         </rect>
        </property>
        <property name="font">
         <font>
          <family>한컴산뜻돋움</family>
          <pointsize>12</pointsize>
         </font>
        </property>
        <property name="text">
         <string>12:40</string>
        </property>
       </widget>
       <widget class="QToolButton" name="Time5">
        <property name="geometry">
         <rect>
          <x>460</x>
          <y>200</y>
          <width>121</width>
          <height>91</height>
         </rect>
        </property>
        <property name="font">
         <font>
          <family>한컴산뜻돋움</family>
          <pointsize>12</pointsize>
         </font>
        </property>
        <property name="text">
         <string>17:50</string>
        </property>
       </widget>
      </widget>
      <widget class="QPushButton" name="Admin">
       <property name="geometry">
        <rect>
         <x>1100</x>
         <y>10</y>
         <width>81</width>
         <height>41</height>
        </rect>
       </property>
       <property name="text">
        <string>관리</string>
       </property>
      </widget>
     </widget>
    </widget>
   </widget>
  </widget>
  <widget class="QStatusBar" name="statusbar"/>
 </widget>
 <resources/>
 <connections/>
 <slots>
  <slot>movie_click_Button()</slot>
 </slots>
</ui>
